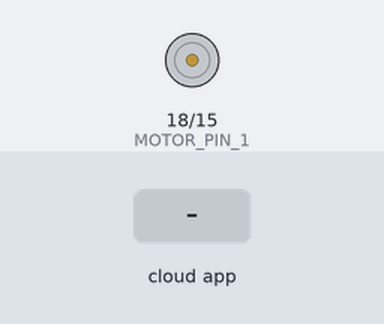
A sketch run on a simulated ESP32. On the bench: motor-driver pin pairs drawn as motors (green arrow = first pin HIGH = forward, orange = second pin HIGH = backward, longer = more drive, scaled by the enable pin). The inputs (shaded band) are chosen by the test bench. The ROS host is connected and sends only what is stated.

Above: at 1.2 s.
1.3 s: the phone or cloud app sets pwm to -100
At 1.8 s:
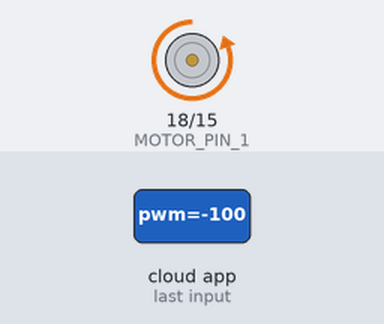
2.8 s: the phone or cloud app sets pwm to 0
At 4.0 s:
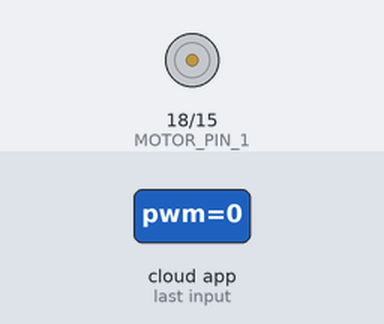
4.3 s: the phone or cloud app sets pwm to 100
At 5.3 s:
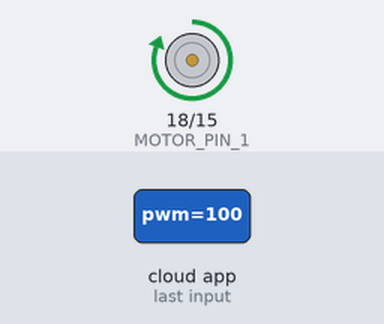
Timing chart, 0 to 7.3 s (numbered marks = the images above; inputs shaded):
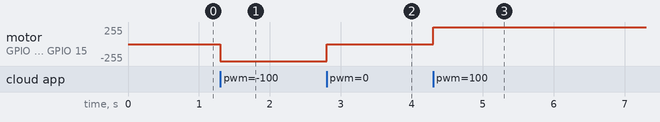

The sketch:

motor.ino
```cpp
#include <ros.h>
#include <std_msgs/Float32.h>

#define PWM_PIN 4
#define MOTOR_PIN_1 18
#define MOTOR_PIN_2 15

ros::NodeHandle node_handle;

void PwmCallback(const std_msgs::Float32 &pwm_msg) {
  ledcWrite(0, abs((int)(pwm_msg.data * 255)));
  if (pwm_msg.data > 0) {
    digitalWrite(MOTOR_PIN_1, HIGH);
    digitalWrite(MOTOR_PIN_2, LOW);
  } else {
    digitalWrite(MOTOR_PIN_1, LOW);
    digitalWrite(MOTOR_PIN_2, HIGH);
  }
}

ros::Subscriber<std_msgs::Float32> subscriber("/pwm", PwmCallback);

void setup() {
  ledcSetup(0, 980, 8);
  pinMode(MOTOR_PIN_1, OUTPUT);
  pinMode(MOTOR_PIN_2, OUTPUT);
  pinMode(PWM_PIN, OUTPUT);
  ledcAttachPin(PWM_PIN, 0);
  node_handle.initNode();
  node_handle.subscribe(subscriber);
}

void loop() {
  node_handle.spinOnce();
  delay(1);
}
```

Measured:
- after the input at 1.3 s, motor on GPIO 18 (MOTOR_PIN_1) / GPIO 15 (MOTOR_PIN_2): stopped → backward 255/255 at once
- after the input at 2.8 s, motor on GPIO 18 (MOTOR_PIN_1) / GPIO 15 (MOTOR_PIN_2): backward 255/255 → stopped at once
- after the input at 4.3 s, motor on GPIO 18 (MOTOR_PIN_1) / GPIO 15 (MOTOR_PIN_2): stopped → forward 255/255 at once
